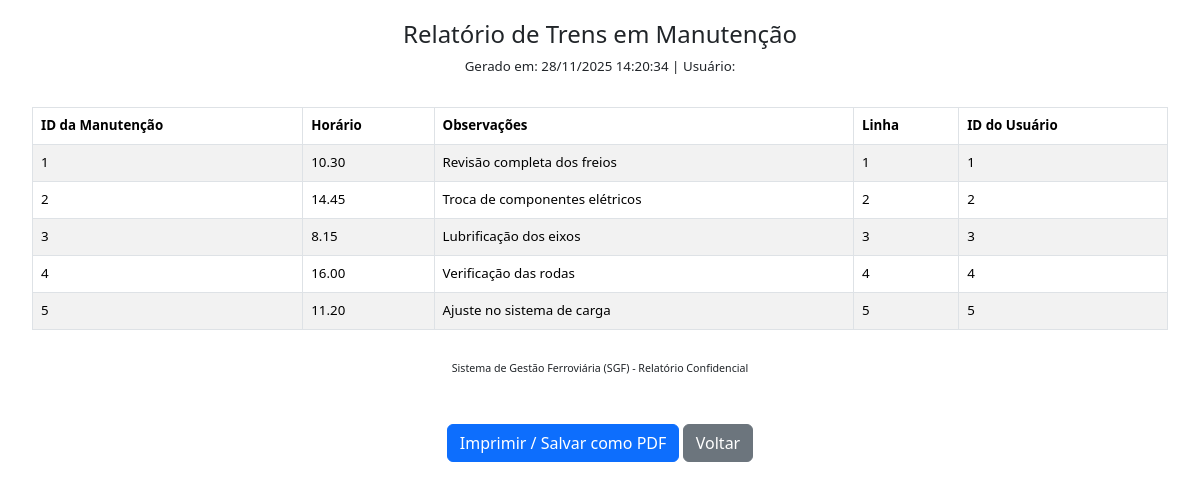
/public/relatorio_gerar.php?tipo=manutencao&formato=html, run on the app's committed database.
### tables this page shows
CREATE TABLE IF NOT EXISTS manutencao (
    idmanutencao INT PRIMARY KEY NOT NULL AUTO_INCREMENT,
    horario_manutencao DECIMAL (10,2) NOT NULL,
    observacao_manutencao VARCHAR(255) NOT NULL,
    linha_manutencao INT NOT NULL,
    idusuarios INT NOT NULL,
    FOREIGN KEY (idusuarios) REFERENCES usuarios(idusuarios)
);

### public/relatorio_gerar.php (the view, shortened to what this page needs)
<?php
require_once __DIR__ . '/../db/conn.php';
$tipo_relatorio = $_GET['tipo'] ?? '';
$formato = $_GET['formato'] ?? 'html';
function gerar_dados_relatorio($conn, $tipo)
{
    $dados = ['titulo' => '', 'colunas' => [], 'registros' => []];
    switch ($tipo) {
        case 'manutencao':
            $dados['titulo'] = "Relatório de Trens em Manutenção";
            $dados['colunas'] = ['ID da Manutenção', 'Horário', 'Observações', 'Linha', 'ID do Usuário'];
            $sql = "SELECT
                        idmanutencao, horario_manutencao, observacao_manutencao, linha_manutencao, idusuarios
                    FROM manutencao
                    ORDER BY idmanutencao ASC";
            $result = mysqli_query($conn, $sql);
            while ($row = mysqli_fetch_assoc($result)) {
                $dados['registros'][] = [
                    $row['idmanutencao'],
                    $row['horario_manutencao'],
                    $row['observacao_manutencao'],
                    $row['linha_manutencao'],
                    $row['idusuarios'],
                ];
            }
            break;
    }
    return $dados;
}
function gerar_html_relatorio($dados)
{
    $html = '
    <!DOCTYPE html>
    <html lang="pt-BR">
    <head>
        <meta charset="UTF-8">
        <meta name="viewport" content="width=device-width, initial-scale=1.0">
        <title>' . htmlspecialchars($dados['titulo']) . '</title>
        <link href="https://cdn.jsdelivr.net/npm/bootstrap@5.3.3/dist/css/bootstrap.min.css" rel="stylesheet">
        <style>
            body { font-size: 10pt; padding: 20px; }
            .header { text-align: center; margin-bottom: 30px; }
            .header h1 { font-size: 18pt; }
            .header p { font-size: 10pt; }
            table { width: 100%; border-collapse: collapse; margin-top: 20px; }
            th, td { border: 1px solid #dee2e6; padding: 8px; text-align: left; }
            th { background-color: #f8f9fa; }
            .footer { margin-top: 30px; font-size: 8pt; text-align: center; }
            @media print {
                .btn { display: none; }
            }
        </style>
    </head>
    <body>
        <div class="header">
            <h1>' . htmlspecialchars($dados['titulo']) . '</h1>
            <p>Gerado em: ' . date('d/m/Y H:i:s') . ' | Usuário: ' . htmlspecialchars($_SESSION['nome_usuario']) . '</p>
        </div>
        <div class="container-fluid">
            <table class="table table-striped table-bordered">
                <thead>
                    <tr>';
    foreach ($dados['colunas'] as $coluna) {
        $html .= '<th>' . htmlspecialchars($coluna) . '</th>';
    }
    $html .= '
                    </tr>
                </thead>
                <tbody>';
    if (empty($dados['registros'])) {
        $html .= '<tr><td colspan="' . count($dados['colunas']) . '" class="text-center">Nenhum registro encontrado.</td></tr>';
    } else {
        foreach ($dados['registros'] as $registro) {
            $html .= '<tr>';
            foreach ($registro as $valor) {
                $html .= '<td>' . htmlspecialchars($valor) . '</td>';
            }
            $html .= '</tr>';
        }
    }
    $html .= '
                </tbody>
            </table>
        </div>
        <div class="footer">
            Sistema de Gestão Ferroviária (SGF) - Relatório Confidencial
        </div>
        <div class="text-center mt-5">
            <button class="btn btn-primary" onclick="window.print()">Imprimir / Salvar como PDF</button>
            <a href="relatorios.php" class="btn btn-secondary">Voltar</a>
        </div>
    </body>
    </html>';
    return $html;
}
$dados_relatorio = gerar_dados_relatorio($conn, $tipo_relatorio);
$html_content = gerar_html_relatorio($dados_relatorio);
if ($formato == 'html') {
    echo $html_content;
} else {
    $_SESSION['erro_relatorio'] = "Formato de relatório inválido.";
    header("Location: relatorios.php");
    exit;
}
exit;

### public/relatorio_gerar.php (style rules this page uses)
body { font-size: 10pt; padding: 20px; }
.header { text-align: center; margin-bottom: 30px; }
.header h1 { font-size: 18pt; }
.header p { font-size: 10pt; }
table { width: 100%; border-collapse: collapse; margin-top: 20px; }
th, td { border: 1px solid #dee2e6; padding: 8px; text-align: left; }
th { background-color: #f8f9fa; }
.footer { margin-top: 30px; font-size: 8pt; text-align: center; }

### data on the page
manutencao: valor "1", horario_manutencao "10.30", observacao_manutencao "Revisão completa dos freios"
manutencao: valor "2", horario_manutencao "14.45", observacao_manutencao "Troca de componentes elétricos"
manutencao: valor "3", horario_manutencao "8.15", observacao_manutencao "Lubrificação dos eixos"
manutencao: valor "4", horario_manutencao "16.00", observacao_manutencao "Verificação das rodas"
manutencao: valor "5", horario_manutencao "11.20", observacao_manutencao "Ajuste no sistema de carga"

### other printed values
$dados['titulo'] "Relatório de Trens em Manutenção"
$coluna "ID da Manutenção"
$coluna "Horário"
$coluna "Observações"
$coluna "Linha"
$coluna "ID do Usuário"
